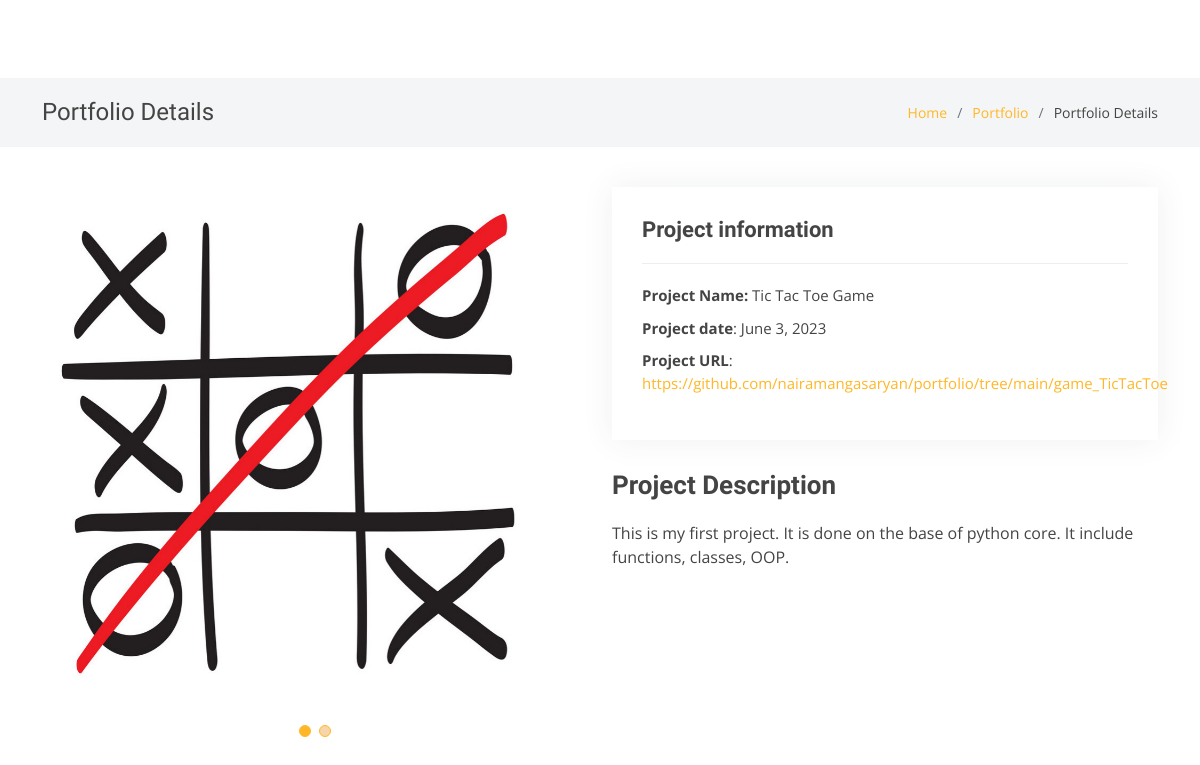
Before: /portfolio_details/1 with the older database file.
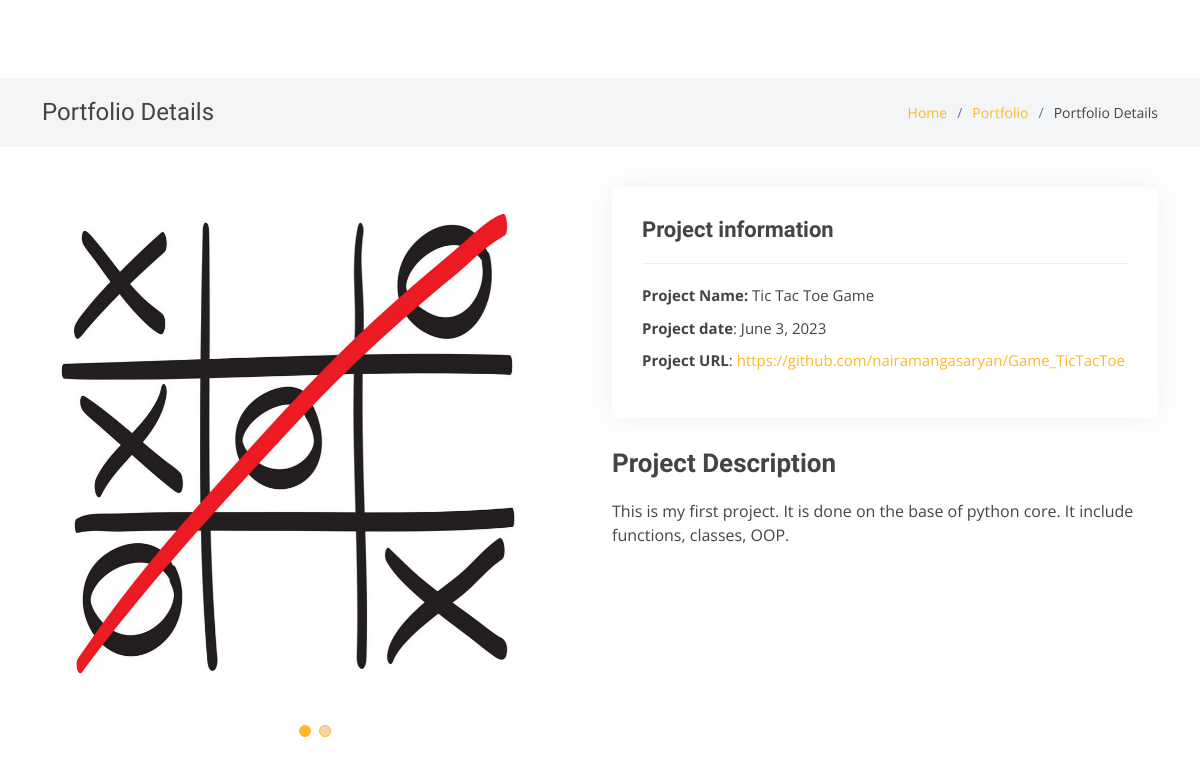
After: the same page with the newer database file.
### resume/models.py (models this page shows, shortened)
class PortfolioProject(models.Model):
    project_name = models.CharField(max_length=20)
    project_description = models.TextField(max_length=600)
    project_url = models.URLField(validators=[URLValidator])
    project_date = models.DateField(blank=True, null=True)
    project_image1 = models.ImageField(
        upload_to="Media", default=None, null=True, blank=True)
    project_image2 = models.ImageField(
        upload_to="Media", default=None, null=True, blank=True)
    project_image3 = models.ImageField(
        upload_to="Media", default=None, null=True, blank=True)
    created_on = models.DateTimeField(auto_now=True)

### resume/views.py (the view)
def portfolio_project(request, pk):
    project = get_object_or_404(PortfolioProject, id=pk)
    return render(request, "portfolio_details.html", context={"project": project})

### resume/templates/portfolio_details.html (shortened to what this page needs)
{% extends "base.html" %}
{%load static %}
{% block blockcontent %}
<main id="main">
  <section class="breadcrumbs">
    <div class="container">
      <div class="d-flex justify-content-between align-items-center">
        <h2>Portfolio Details</h2>
        <ol>
          <li><a href="/">Home</a></li>
          <li><a href="/#portfolio">Portfolio</a></li>
          <li>Portfolio Details</li>
        </ol>
      </div>
    </div>
  </section>
  <section id="portfolio-details" class="portfolio-details">
    <div class="container">
      <div class="row gy-4">
        <div class="col-lg-6">
          <div class="portfolio-details-slider swiper">
            <div class="swiper-wrapper align-items-center">
              <div class="swiper-slide">
                <img src="{{project.project_image1.url}}" alt="">
              </div>
            </div>
            <div class=" swiper-pagination">
            </div>
          </div>
        </div>
        <div class="col-lg-6">
          <div class="portfolio-info">
            <h3>Project information</h3>
            <ul>
              <li><strong>Project Name:</strong> {{project.project_name}}</li>
              <li><strong>Project date</strong>: {{project.project_date}}</li>
              <li><strong>Project URL</strong>: <a href="{{project.project_url}}" target="blank">
                  {{project.project_url}}</i></a>
              </li>
            </ul>
          </div>
          <div class="portfolio-description">
            <h2>Project Description</h2>
            <p>
              {{project.project_description}}
            </p>
          </div>
        </div>
      </div>
    </div>
  </section>
</main>
{%endblock%}

Changed rows visible on the page:
changed PortfolioProject "Tic Tac Toe Game": project_url "https://github.com/nairamangasaryan/portfolio/tree/main/game_TicTacToe" → "https://github.com/nairamangasaryan/Game_TicTacToe"
